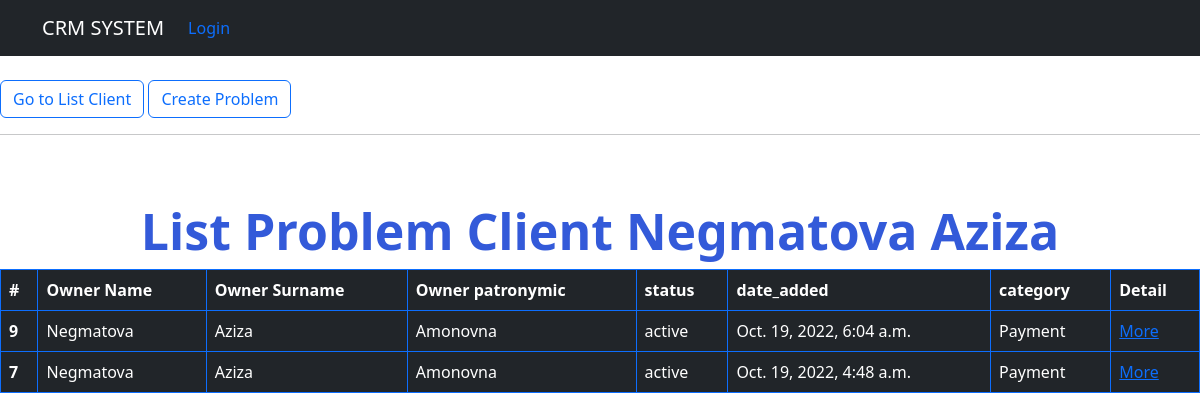
The page /4/ on the database as committed earlier.
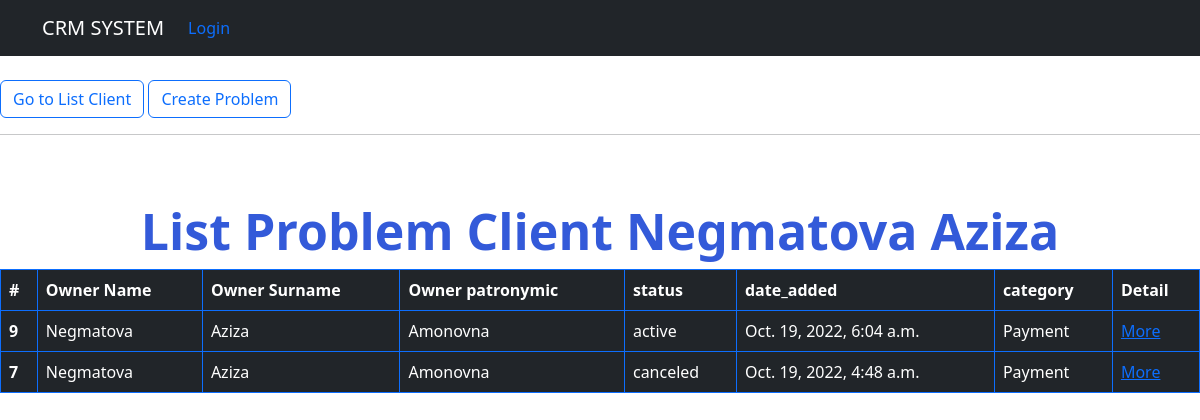
The same page on the database as committed later.
### agents/models.py (models this page shows, shortened)
class Problem(models.Model):
    STATUS_PROBLEM = (
        ('active', 'active'),
        ('canceled', 'canceled'),
        ('done', 'done')
    )
    description = models.TextField('description')
    category = models.ForeignKey(Category, verbose_name='category', on_delete=models.CASCADE)
    status = models.CharField('Status', max_length=100, choices=STATUS_PROBLEM)
    date_added = models.DateTimeField('created_at', auto_now_add=True)
    client = models.ForeignKey("Client", on_delete=models.CASCADE)
    class Meta:
        ordering = ('-date_added',)

class Client(models.Model):
    GENDER = (
        ('male', 'male'),
        ('female', 'female')
    )
    first_name = models.CharField(max_length=100)
    last_name = models.CharField(max_length=100)
    patronymic = models.CharField(max_length=100)
    was_born = models.DateField(default=2003)
    gender = models.CharField(max_length=100, choices=GENDER)
    age = models.IntegerField(default=0)
    date_added = models.DateTimeField(auto_now_add=True)
    phone_number = models.CharField(max_length=20)
    email = models.EmailField()
    class Meta:
        ordering = ('-date_added',)

class Category(models.Model):
    title = models.CharField('category', max_length=150)

### client/views.py (the view)
# urls.py: path('<int:pk>/', DetailClientView, name='detail_client'),
def DetailClientView(request, pk):
    client = Client.objects.get(pk=pk)
    queryset = Problem.objects.filter(client=client)
    context = {
        'client': client,
        'list_problem': queryset
    }
    return render(request, 'client/detail_client.html', context=context)

### templates/client/detail_client.html (shortened to what this page needs)
{% extends "base.html" %}
{% block content %}
<br>
<a class="btn btn-outline-primary" href="{% url 'list_client' %}"
   role="button">Go to List Client
</a>
<a class="btn btn-outline-primary" href="{% url 'create_client_problem' client.pk %}"
   role="button">Create Problem
</a>
<hr/>
<h1 class="list">List Problem Client  {{ client.first_name }} {{ client.last_name }}</h1>
<table class="table table-dark table-hover table-bordered border-primary">
  <thead>
    <tr>
      <th scope="col">#</th>
      <th scope="col">Owner Name </th>
      <th scope="col">Owner Surname </th>
      <th scope="col">Owner patronymic</th>
      <th scope="col">status</th>
      <th scope="col">date_added </th>
      <th scope="col">category</th>
        <th scope="col">Detail</th>
    </tr>
  </thead>
 {% for problem in list_problem %}
  <tbody>
    <tr>
      <th scope="row">{{ problem.pk }}</th>
      <td>{{ problem.client.first_name }}</td>
      <td>{{ problem.client.last_name }}</td>
      <td>{{ problem.client.patronymic }}</td>
      <td>{{ problem.status }}</td>
      <td>{{ problem.date_added }}</td>
      <td>{{ problem.category.title }}</td>
        <td><a href="{% url 'update_problem' problem.pk %}">More</a></td>
    </tr>
  </tbody>
  {% endfor %}
</table>
{% endblock %}

Rows that differ between the two databases and show on the page:
changed Problem id 7: status "active" → "canceled"
